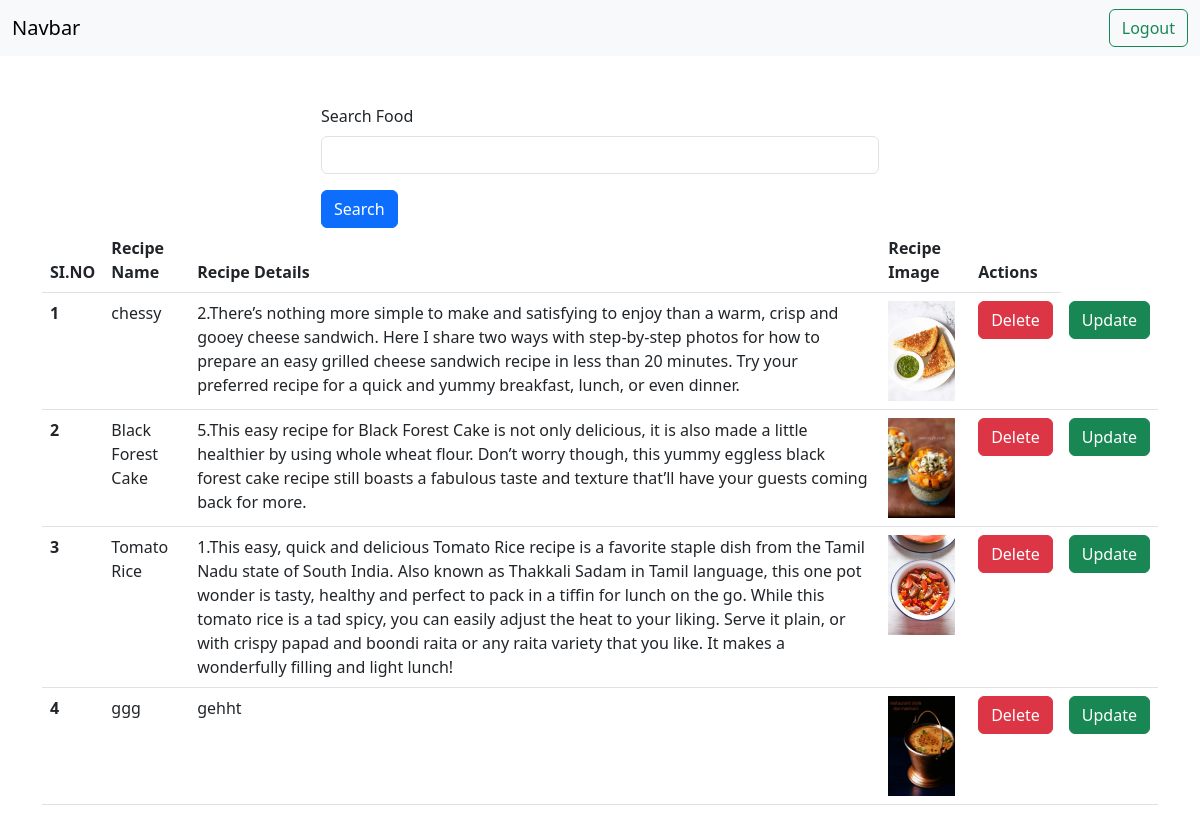
Page /recipes/recipe-list/ (signed in) on the committed database.
### RecipeProject/models.py (models this page shows, shortened)
class Recipe(models.Model):
    user = models.ForeignKey(User, on_delete=models.SET_NULL, null=True, blank=True)
    recipe_name = models.CharField(max_length=100)
    recipe_details = models.TextField()
    recipe_image = models.ImageField(upload_to='recipe/images', default="")
    recipe_view_count = models.IntegerField(default = 1)

### RecipeProject/views.py (the view)
# urls.py: path('recipe-list/', views.Recipe_list, name="recipe-list"),
@login_required(login_url="/accounts/login/")
def Recipe_list(request):
    query_list = Recipe.objects.all()
    if request.GET.get('search'):
        query_list = query_list.filter(recipe_name__icontains=request.GET.get('search'))
    context = {
        'recipe_list':query_list
    }
    return render(request, "RecipeProject/recipe_list.html", context)

### templates/RecipeProject/recipe_list.html
{% extends "base.html" %}
{% block content %}
<div class="container mb-5 mt-5">
  <div class="mt-5">
    <div class="mx-auto col-6">
      <form>
        <div class="mb-3">
          <label for="exampleInputEmail1" class="form-label">Search Food</label>
          <input name="search" text="text" class="form-control">
        </div>
        <button type="submit" class="btn btn-primary">Search</button>
    </form>
    </div>
  </div>
    <table class="table">
      <thead>
        <tr>
          <th scope="col">SI.NO</th>
          <th scope="col">Recipe Name</th>
          <th scope="col">Recipe Details</th>
          <th scope="col">Recipe Image</th>
          <th scope="col">Actions</th>
        </tr>
      </thead>
      <tbody>
        {% for recipe in recipe_list %}
        <tr>
          <th scope="row">{{forloop.counter}}</th>
          <td>{{recipe.recipe_name}}</td>
          <td>{{recipe.recipe_details}}</td>
          <td><img src="/media/{{recipe.recipe_image}}" style="height: 100px;"></td>
          <td>
            <a href="recipe-delete/{{recipe.id}}" class="btn btn-danger">Delete</button>
          </td>
          <td>
            <a href="recipe-update/{{recipe.id}}" class="btn btn-success mb-3">Update</button>
          </td>
        </tr>
        {% endfor %}
      </tbody>
    </table>
  </div>
{% endblock %}

### templates/base.html (shortened to what this page needs)
<!DOCTYPE html>
<html>
    <head>
        <link href="https://cdn.jsdelivr.net/npm/bootstrap@5.3.0-alpha3/dist/css/bootstrap.min.css"
        rel="stylesheet"
>
        <link rel="stylesheet" href="">
    </head>
    <body>
        <nav class="navbar bg-body-tertiary">
            <div class="container-fluid">
              <a class="navbar-brand">Navbar</a>
              <form class="d-flex" role="search">
                {% if request.user.is_authenticated %}
                <a href="/accounts/logout/" class="btn btn-outline-success" type="submit">Logout</a>
                {% else %}
                <a href="/accounts/login/" class="btn btn-outline-success" type="submit">Login</a>
                  {% endif %}
              </form>
            </div>
          </nav>
        {% block content%} {% endblock%}
    </body>
</html>

### rows in the picture
Recipe: recipe_name "chessy", recipe_details "2.There’s nothing more simple to make and satisfying to enjoy than a warm, crisp and gooey cheese sandwich. Here I share two ways with step-by-step photos for how to prepare an easy grilled cheese sandwich recipe in less than 20 minutes. Try your preferred recipe for a quick and yummy breakfast, lunch, or even dinner.", recipe_image (picture)
Recipe: recipe_name "Black Forest Cake", recipe_details "5.This easy recipe for Black Forest Cake is not only delicious, it is also made a little healthier by using whole wheat flour. Don’t worry though, this yummy eggless black forest cake recipe still boasts a fabulous taste and texture that’ll have your guests coming back for more.", recipe_image (picture)
Recipe: recipe_name "Tomato Rice", recipe_details "1.This easy, quick and delicious Tomato Rice recipe is a favorite staple dish from the Tamil Nadu state of South India. Also known as Thakkali Sadam in Tamil language, this one pot wonder is tasty, healthy and perfect to pack in a tiffin for lunch on the go. While this tomato rice is a tad spicy, you can easily adjust the heat to your liking. Serve it plain, or with crispy papad and boondi raita or any raita variety that you like. It makes a wonderfully filling and light lunch!", recipe_image (picture)
Recipe: recipe_name "ggg", recipe_details "gehht", recipe_image (picture)
